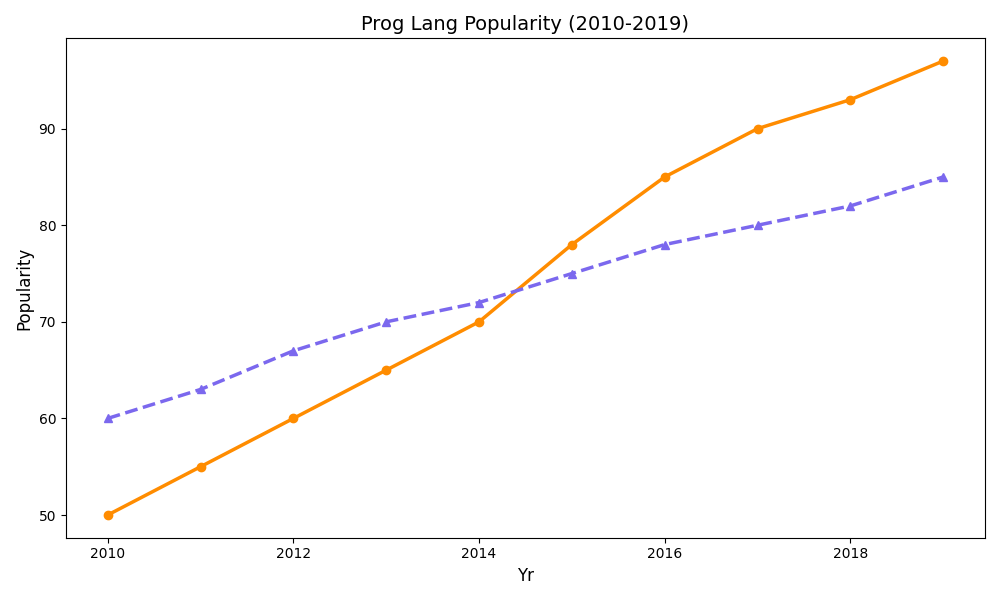

Reproduce this figure in Python.
import matplotlib.pyplot as plt
import numpy as np

years = np.arange(2010, 2020)
python_popularity = np.array([50, 55, 60, 65, 70, 78, 85, 90, 93, 97])
javascript_popularity = np.array([60, 63, 67, 70, 72, 75, 78, 80, 82, 85])

fig, ax = plt.subplots(figsize=(10, 6))

# New set of colors applied
ax.plot(years, python_popularity, color='darkorange', marker='o', linewidth=2.5, linestyle='-')
ax.plot(years, javascript_popularity, color='mediumslateblue', marker='^', linewidth=2.5, linestyle='--')

ax.set_xlabel('Yr', fontsize=12)
ax.set_ylabel('Popularity', fontsize=12)
ax.set_title('Prog Lang Popularity (2010-2019)', fontsize=14)

plt.tight_layout()
plt.show()
